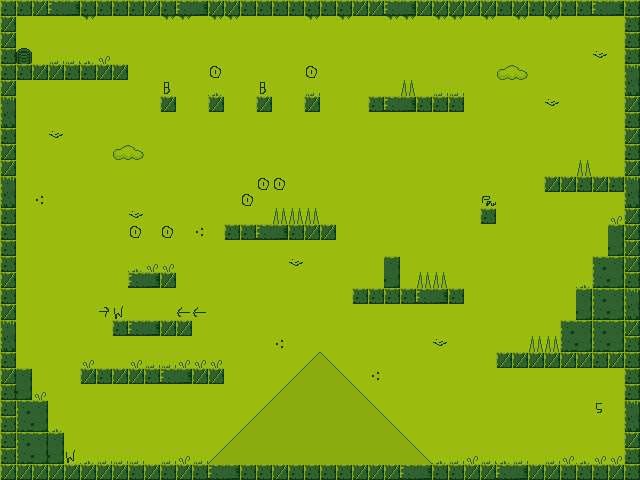

A 2D game scene composited from a Tiled map and its tileset images. What follows is a short description and the map's XML, with every tile layer's data as written:
An orthogonal 40x30 tile map with 16x16 px tiles, 1 tile layer (Tile Layer 1).

<map version="1.0" orientation="orthogonal" renderorder="right-down" width="40" height="30" tilewidth="16" tileheight="16" nextobjectid="1">
 <tileset firstgid="1" name="tiles" tilewidth="16" tileheight="16">
  <image source="tiles.png" width="128" height="160" />
 </tileset>
 <layer name="Tile Layer 1" width="40" height="30">
  <data encoding="csv">
22,22,14,7,8,22,22,22,22,14,22,7,8,14,14,22,22,22,22,22,22,22,14,14,7,8,14,14,14,14,14,22,14,22,14,22,22,7,8,22,
14,19,10,10,10,9,10,10,10,10,9,9,10,9,9,10,10,10,10,9,10,9,10,10,9,9,10,9,9,10,9,10,9,10,9,10,10,10,10,22,
14,19,19,19,19,19,19,19,19,19,19,19,19,19,19,19,19,19,19,19,19,19,19,19,19,19,19,19,19,19,19,19,19,19,19,19,19,19,19,22,
22,48,19,17,17,18,20,19,19,19,19,19,19,19,19,19,19,19,19,19,19,19,19,19,19,19,19,19,19,19,19,19,19,19,19,19,19,11,19,22,
22,22,14,14,22,22,14,14,19,19,19,19,19,67,19,19,19,19,19,67,19,19,19,19,19,19,19,19,19,19,19,52,53,19,19,19,19,19,19,32,
14,19,19,19,19,19,19,19,19,19,63,19,19,18,19,19,63,19,19,17,19,19,19,19,19,46,19,17,17,19,19,19,19,19,19,19,19,19,19,40,
32,19,19,19,19,19,19,19,19,19,14,19,19,14,19,19,14,19,19,14,19,19,19,22,7,8,22,22,22,19,19,19,19,19,11,19,19,19,19,14,
40,19,19,19,19,19,19,19,19,19,19,19,19,19,19,19,19,19,19,19,19,19,19,19,19,19,19,19,19,19,19,19,19,19,19,19,19,19,19,22,
22,19,19,11,19,19,19,19,19,19,19,19,19,19,19,19,19,19,19,19,19,19,19,19,19,19,19,19,19,19,19,19,19,19,19,19,19,19,19,14,
14,19,19,19,19,19,19,52,53,19,19,19,19,19,19,19,19,19,19,19,19,19,19,19,19,19,19,19,19,19,19,19,19,19,19,19,19,19,19,22,
14,19,19,19,19,19,19,19,19,19,19,19,19,19,19,19,19,19,19,19,19,19,19,19,19,19,19,19,19,19,19,19,19,19,19,19,46,19,19,14,
32,19,19,19,19,19,19,19,19,19,19,19,19,19,19,19,67,67,19,19,19,19,19,19,19,19,19,19,19,19,19,19,19,19,14,14,22,14,22,32,
40,19,12,19,19,19,19,19,19,19,19,19,19,19,19,67,19,19,19,19,19,19,19,19,19,19,19,19,19,19,68,19,19,19,19,19,19,19,19,40,
22,19,19,19,19,19,19,19,11,19,19,19,19,19,19,19,19,46,46,46,19,19,19,19,19,19,19,19,19,19,22,19,19,19,19,19,19,19,20,14,
22,19,19,19,19,19,19,19,67,19,67,19,12,19,22,22,7,8,22,14,14,19,19,19,19,19,19,19,19,19,19,19,19,19,19,19,19,19,16,14,
22,19,19,19,19,19,19,19,19,19,19,19,19,19,19,19,19,19,19,19,19,19,19,19,19,19,19,19,19,19,19,19,19,19,19,19,19,19,24,14,
22,19,19,19,19,19,19,19,18,20,20,19,19,19,19,19,19,19,11,19,19,19,19,19,16,19,19,19,19,19,19,19,19,19,19,19,19,15,16,14,
14,19,19,19,19,19,19,19,7,8,14,19,19,19,19,19,19,19,19,19,19,19,19,19,24,19,46,46,19,19,19,19,19,19,19,19,18,23,24,22,
22,19,19,19,19,19,19,19,19,19,19,19,19,19,19,19,19,19,19,19,19,19,22,22,22,22,7,8,22,19,19,19,19,19,19,19,16,15,16,32,
14,19,19,19,19,19,65,62,19,19,19,66,66,19,19,19,19,19,19,19,19,19,19,19,19,19,19,19,19,19,19,19,19,19,19,19,24,23,24,40,
32,19,19,19,19,19,19,22,7,8,14,14,19,19,19,19,19,19,19,19,19,19,19,19,19,19,19,19,19,19,19,19,19,19,19,15,16,15,16,14,
40,19,19,19,19,19,19,19,19,19,19,19,19,19,19,19,19,12,19,19,19,19,19,19,19,19,19,11,19,19,19,19,19,46,46,23,24,23,24,22,
22,19,19,19,19,20,19,19,20,17,17,20,20,20,19,19,19,19,19,54,55,19,19,19,19,19,19,19,19,19,19,14,14,14,14,14,14,22,14,22,
14,16,19,19,19,14,22,14,14,22,7,8,14,14,19,19,19,19,54,56,56,55,19,12,19,19,19,19,19,19,19,19,19,19,19,19,19,19,19,22,
22,24,20,19,19,19,19,19,19,19,19,19,19,19,19,19,19,54,56,56,56,56,55,19,19,19,19,19,19,19,19,19,19,19,19,19,19,19,19,22,
22,15,16,19,19,19,19,19,19,19,19,19,19,19,19,19,54,56,56,56,56,56,56,55,19,19,19,19,19,19,19,19,19,19,19,19,19,61,19,32,
22,23,24,18,19,19,19,19,19,19,19,19,19,19,19,54,56,56,56,56,56,56,56,56,55,19,19,19,19,19,19,19,19,19,19,19,19,19,19,40,
22,15,16,16,19,19,19,19,19,19,19,19,19,19,54,56,56,56,56,56,56,56,56,56,56,55,19,19,19,19,19,19,19,19,19,19,19,19,19,14,
22,23,24,24,62,18,17,17,17,19,17,20,17,54,56,56,56,56,56,56,56,56,56,56,56,56,55,18,17,20,17,18,17,19,17,20,18,20,20,22,
14,14,14,14,14,14,14,14,22,14,22,14,22,7,8,22,22,14,22,22,22,22,14,14,14,7,8,22,22,14,14,7,8,14,14,22,22,22,14,22
</data>
 </layer>
</map>
